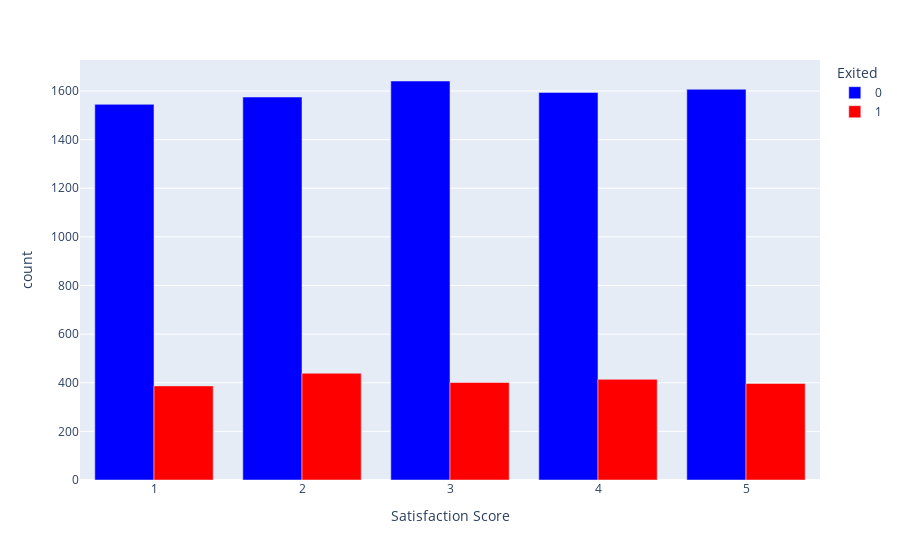

The notebook cell saved with this chart:
### Code cell
fig = px.bar(df[['Satisfaction Score', 'Exited']].value_counts().reset_index(name='count').sort_values('Satisfaction Score'), 
             x='Satisfaction Score', y='count', color='Exited', color_discrete_map={1: 'red', 0: 'blue'}, barmode=
             'group')
fig.show()

### Figure 1 — Plotly figure (JSON) as saved in the notebook; plotly's stock layout.template omitted (floating-point values rounded to 4 significant figures)
{"data": [{"alignmentgroup": "True", "hovertemplate": "Exited=0<br>Satisfaction Score=%{x}<br>count=%{y}<extra></extra>", "legendgroup": "0", "marker": {"color": "blue", "pattern": {"shape": ""}}, "name": "0", "offsetgroup": "0", "orientation": "v", "showlegend": true, "textposition": "auto", "type": "bar", "x": [1, 2, 3, 4, 5], "xaxis": "x", "y": [1545, 1575, 1641, 1594, 1607], "yaxis": "y"}, {"alignmentgroup": "True", "hovertemplate": "Exited=1<br>Satisfaction Score=%{x}<br>count=%{y}<extra></extra>", "legendgroup": "1", "marker": {"color": "red", "pattern": {"shape": ""}}, "name": "1", "offsetgroup": "1", "orientation": "v", "showlegend": true, "textposition": "auto", "type": "bar", "x": [1, 2, 3, 4, 5], "xaxis": "x", "y": [387, 439, 401, 414, 397], "yaxis": "y"}], "layout": {"barmode": "group", "legend": {"title": {"text": "Exited"}, "tracegroupgap": 0}, "margin": {"t": 60}, "xaxis": {"anchor": "y", "domain": [0, 1], "title": {"text": "Satisfaction Score"}}, "yaxis": {"anchor": "x", "domain": [0, 1], "title": {"text": "count"}}}}
